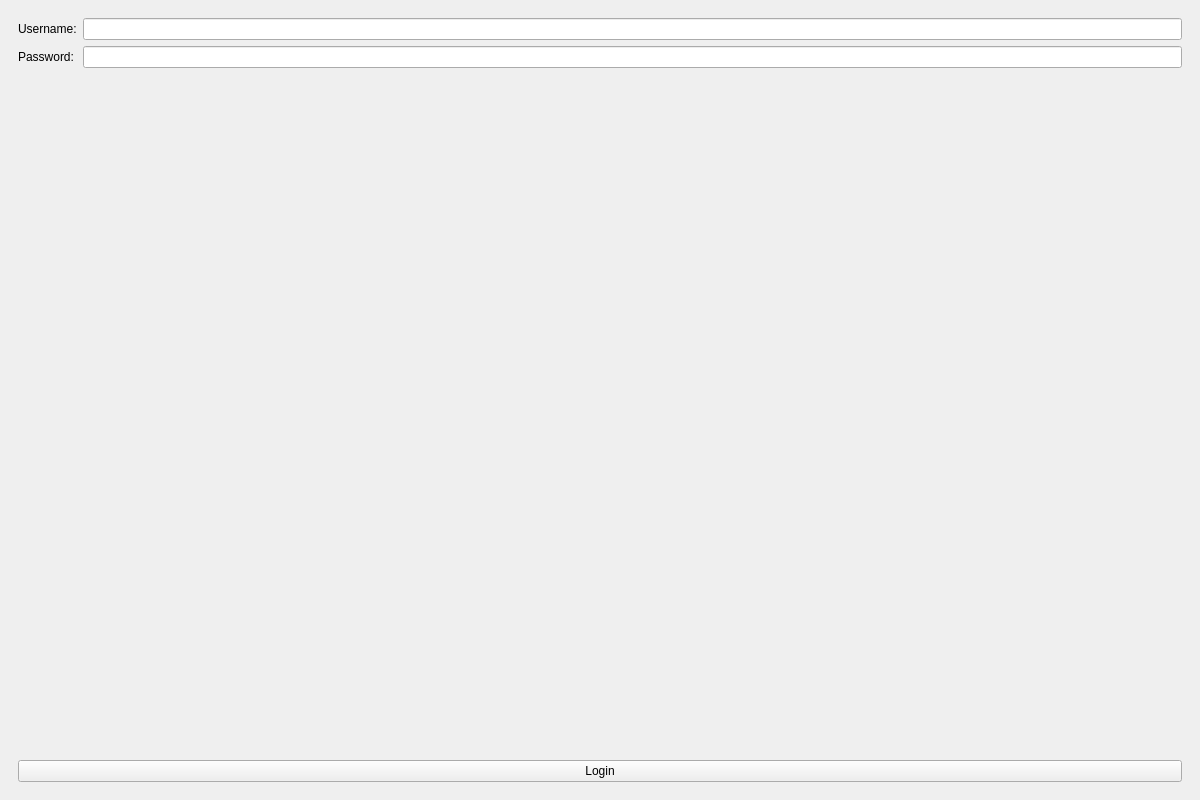
<?xml version="1.0" encoding="UTF-8"?>
<ui version="4.0">
 <class>MainWindow</class>
 <widget class="QMainWindow" name="MainWindow">
  <property name="geometry">
   <rect>
    <x>0</x>
    <y>0</y>
    <width>1200</width>
    <height>800</height>
   </rect>
  </property>
  <property name="windowTitle">
   <string>Student Management System</string>
  </property>
  <widget class="QWidget" name="centralwidget">
   <layout class="QVBoxLayout" name="verticalLayout">
    <item>
     <widget class="QStackedWidget" name="stackedWidget">
      <!-- Login Page -->
      <widget class="QWidget" name="loginPage">
       <layout class="QVBoxLayout" name="verticalLayout_2">
        <item>
         <layout class="QFormLayout" name="formLayout">
          <item row="0" column="0">
           <widget class="QLabel" name="label">
            <property name="text">
             <string>Username:</string>
            </property>
           </widget>
          </item>
          <item row="0" column="1">
           <widget class="QLineEdit" name="username_input"/>
          </item>
          <item row="1" column="0">
           <widget class="QLabel" name="label_2">
            <property name="text">
             <string>Password:</string>
            </property>
           </widget>
          </item>
          <item row="1" column="1">
           <widget class="QLineEdit" name="password_input">
            <property name="echoMode">
             <enum>QLineEdit::Password</enum>
            </property>
           </widget>
          </item>
         </layout>
        </item>
        <item>
         <widget class="QPushButton" name="login_button">
          <property name="text">
           <string>Login</string>
          </property>
         </widget>
        </item>
       </layout>
      </widget>
      <!-- Main Page -->
      <widget class="QWidget" name="mainPage">
       <layout class="QVBoxLayout" name="verticalLayout_3">
        <item>
         <layout class="QHBoxLayout" name="horizontalLayout">
          <item>
           <widget class="QComboBox" name="search_combo">
            <item>
             <property name="text">
              <string>ID</string>
             </property>
            </item>
            <item>
             <property name="text">
              <string>First Name</string>
             </property>
            </item>
            <item>
             <property name="text">
              <string>Last Name</string>
             </property>
            </item>
            <item>
             <property name="text">
              <string>Gender</string>
             </property>
            </item>
            <item>
             <property name="text">
              <string>Date of Birth</string>
             </property>
            </item>
            <item>
             <property name="text">
              <string>Email</string>
             </property>
            </item>
            <item>
             <property name="text">
              <string>Phone</string>
             </property>
            </item>
            <item>
             <property name="text">
              <string>Address</string>
             </property>
            </item>
            <item>
             <property name="text">
              <string>Status</string>
             </property>
            </item>
           </widget>
          </item>
          <item>
           <widget class="QLineEdit" name="search_input"/>
          </item>
          <item>
           <widget class="QPushButton" name="search_button">
            <property name="text">
             <string>Search</string>
            </property>
           </widget>
          </item>
         </layout>
        </item>
        <item>
         <widget class="QTableWidget" name="student_table">
          <column>
           <property name="text">
            <string>ID</string>
           </property>
          </column>
          <column>
           <property name="text">
            <string>First Name</string>
           </property>
          </column>
          <column>
           <property name="text">
            <string>Last Name</string>
           </property>
          </column>
          <column>
           <property name="text">
            <string>Gender</string>
           </property>
          </column>
          <column>
           <property name="text">
            <string>DOB</string>
           </property>
          </column>
          <column>
           <property name="text">
            <string>Email</string>
           </property>
          </column>
          <column>
           <property name="text">
            <string>Phone</string>
           </property>
          </column>
          <column>
           <property name="text">
            <string>Address</string>
           </property>
          </column>
          <column>
           <property name="text">
            <string>Status</string>
           </property>
          </column>
         </widget>
        </item>
        <item>
         <layout class="QHBoxLayout" name="horizontalLayout_2">
          <item>
           <widget class="QPushButton" name="add_button">
            <property name="text">
             <string>Add Student</string>
            </property>
           </widget>
          </item>
          <item>
           <widget class="QPushButton" name="delete_button">
            <property name="text">
             <string>Delete Student</string>
            </property>
           </widget>
          </item>
          <item>
           <widget class="QPushButton" name="refresh_button">
            <property name="text">
             <string>Refresh</string>
            </property>
           </widget>
          </item>
         </layout>
        </item>
       </layout>
      </widget>
     </widget>
    </item>
   </layout>
  </widget>
 </widget>
 <resources/>
 <connections/>
</ui>
